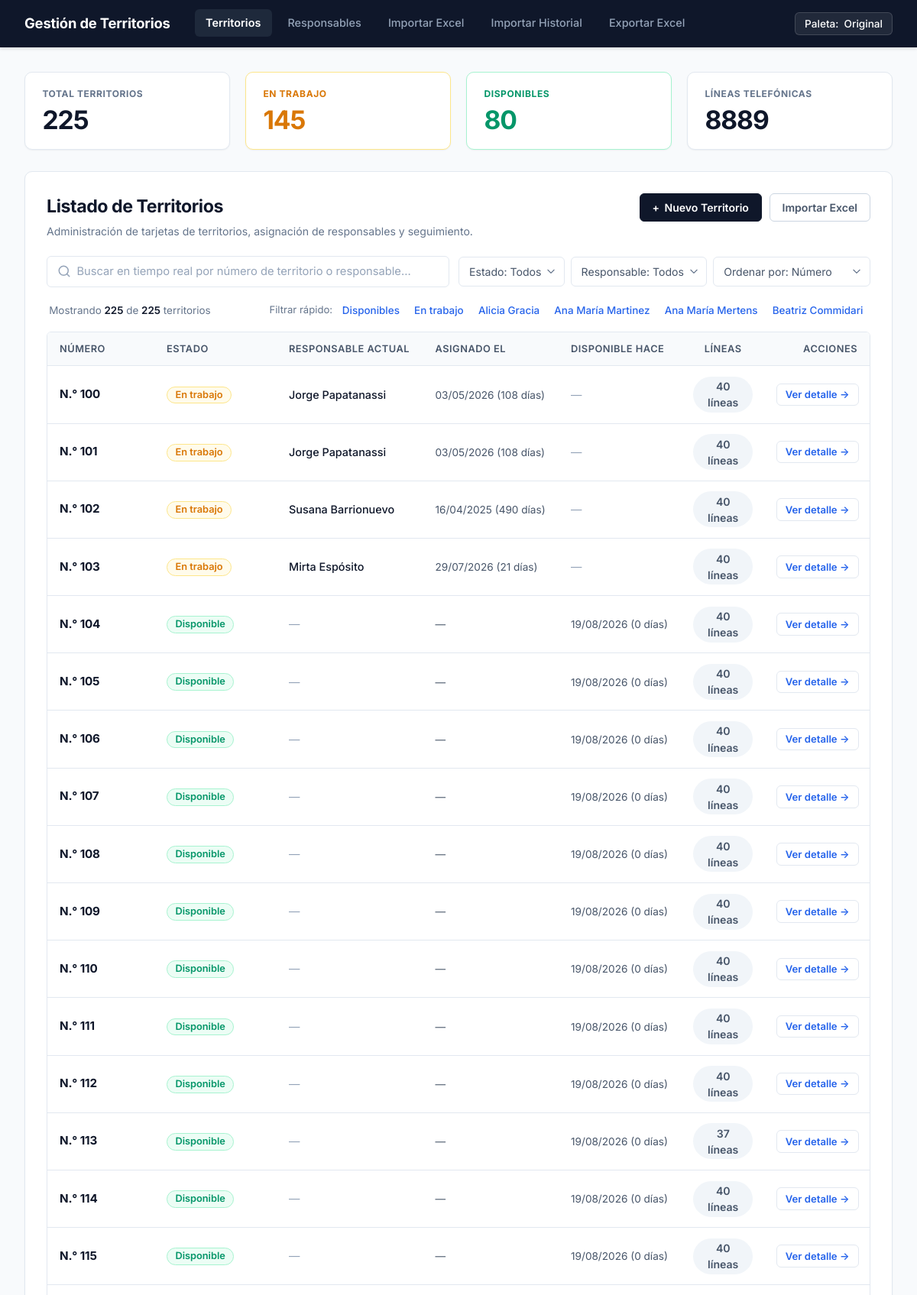
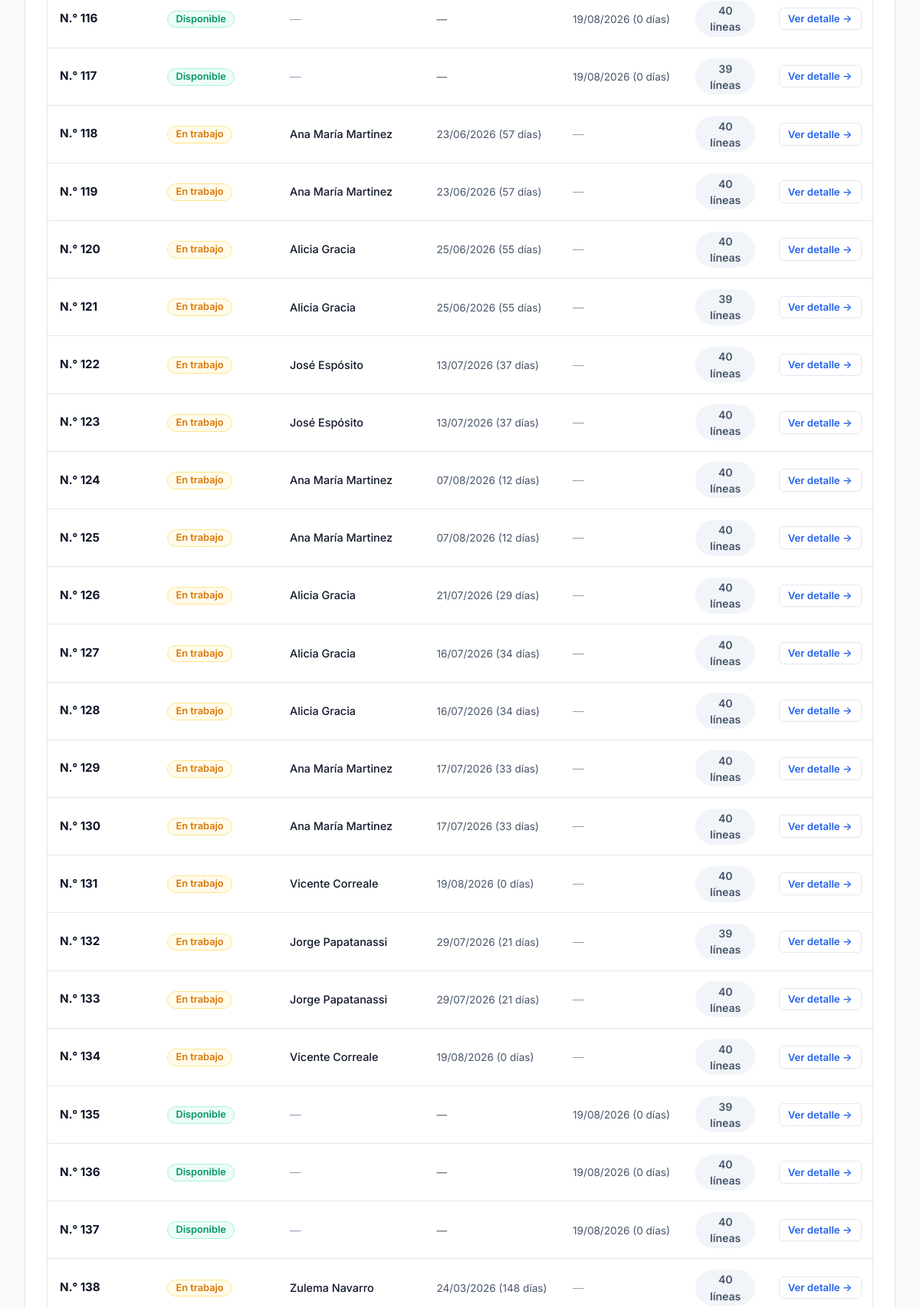
The page / (upper part) on the database its author committed (2 pictures, top to bottom).
### tables this page shows
CREATE TABLE responsables (
    id INTEGER PRIMARY KEY AUTOINCREMENT,
    nombre TEXT NOT NULL,
    activo INTEGER DEFAULT 1 -- 1: activo, 0: inactivo
, telefono TEXT DEFAULT NULL, email TEXT DEFAULT NULL, fecha_alta TEXT DEFAULT NULL);

CREATE TABLE territorios (
    id INTEGER PRIMARY KEY AUTOINCREMENT,
    numero TEXT NOT NULL UNIQUE,
    estado TEXT CHECK(estado IN ('Disponible', 'En trabajo')) DEFAULT 'Disponible'
);

### routes/territorios.py (the view)
    @app.route("/")
    def index():
        q = request.args.get("q", "").strip()
        estado = request.args.get("estado", "").strip()
        responsable_id = request.args.get("responsable_id", "").strip()
        orden = request.args.get("orden", "numero")
        conn = get_connection()
        total_territorios = conn.execute("SELECT COUNT(*) FROM territorios").fetchone()[0]
        total_en_trabajo = conn.execute(
            "SELECT COUNT(*) FROM territorios WHERE estado = 'En trabajo'"
        ).fetchone()[0]
        total_disponibles = conn.execute(
            "SELECT COUNT(*) FROM territorios WHERE estado = 'Disponible'"
        ).fetchone()[0]
        total_lineas = conn.execute("SELECT COUNT(*) FROM registros").fetchone()[0]
        sql = """
            SELECT
                t.id,
                t.numero,
                t.estado,
                r.id AS responsable_id,
                r.nombre AS responsable,
                a.fecha_asignado,
                COUNT(DISTINCT reg.id) AS total_lineas_territorio
            FROM territorios t
            LEFT JOIN asignaciones a
                ON a.territorio_id = t.id AND a.fecha_finalizacion IS NULL
            LEFT JOIN responsables r
                ON r.id = a.responsable_id
            LEFT JOIN registros reg
                ON reg.territorio_id = t.id
            WHERE (t.numero LIKE ? OR r.nombre LIKE ?)
        """
        param_q = f"%{q}%"
        parametros = [param_q, param_q]
        if estado in ("Disponible", "En trabajo"):
            sql += " AND t.estado = ?"
            parametros.append(estado)
        if responsable_id:
            sql += " AND a.responsable_id = ?"
            parametros.append(responsable_id)
        sql += " GROUP BY t.id"
        if orden == "antiguos":
            sql += " ORDER BY (a.fecha_asignado IS NULL), a.fecha_asignado ASC"
        elif orden == "recientes":
            sql += " ORDER BY (a.fecha_asignado IS NULL), a.fecha_asignado DESC"
        elif orden == "lineas":
            sql += " ORDER BY total_lineas_territorio DESC"
        else:
            orden = "numero"
            sql += " ORDER BY CAST(t.numero AS INTEGER), t.numero ASC"
        if orden == "disponibles":
            sql += " ORDER BY CAST(t.numero AS INTEGER), t.numero ASC"
        filas = conn.execute(sql, parametros).fetchall()
        responsables = conn.execute(
            "SELECT id, nombre FROM responsables ORDER BY activo DESC, nombre"
        ).fetchall()
        mapa_ultima_finalizacion = {
            fila["territorio_id"]: fila["fecha"]
            for fila in conn.execute(
                """
                SELECT territorio_id, MAX(fecha_finalizacion) AS fecha
                FROM asignaciones
                WHERE fecha_finalizacion IS NOT NULL
                GROUP BY territorio_id
                """
            ).fetchall()
        }
        mapa_fecha_creacion = {
            fila["territorio_id"]: fila["fecha"]
            for fila in conn.execute(
                """
                SELECT territorio_id, MIN(fecha) AS fecha
                FROM actividad
                WHERE tipo = 'CREACION'
                GROUP BY territorio_id
                """
            ).fetchall()
        }
        conn.close()
        ahora = datetime.now()
        territorios = []
        for fila in filas:
            t = dict(fila)
            if t["estado"] == "En trabajo" and t["fecha_asignado"]:
                try:
                    fecha_dt = datetime.strptime(t["fecha_asignado"], "%Y-%m-%d %H:%M:%S")
                    dias = (ahora - fecha_dt).days
                    plural = "" if dias == 1 else "s"
                    t["asignado_texto"] = f"{fecha_dt.strftime('%d/%m/%Y')} ({dias} día{plural})"
                    t["asignado_dias"] = dias
                except Exception:
                    t["asignado_texto"] = str(t["fecha_asignado"])
                    t["asignado_dias"] = 0
            else:
                t["asignado_texto"] = "—"
                t["asignado_dias"] = -1
            t["disponible_texto"] = "—"
            t["disponible_dias"] = -1
            if t["estado"] == "Disponible":
                fecha_disp = mapa_ultima_finalizacion.get(t["id"]) or mapa_fecha_creacion.get(t["id"])
                if fecha_disp:
                    try:
                        fecha_dt = datetime.strptime(fecha_disp, "%Y-%m-%d %H:%M:%S")
                        dias = (ahora - fecha_dt).days
                        plural = "" if dias == 1 else "s"
                        t["disponible_texto"] = f"{fecha_dt.strftime('%d/%m/%Y')} ({dias} día{plural})"
                        t["disponible_dias"] = dias
                    except Exception:
                        pass
            territorios.append(t)
        if orden == "disponibles":
            territorios.sort(
                key=lambda t: (t["disponible_dias"] == -1, -t["disponible_dias"])
            )
        return render_template(
            "index.html",
            territorios=territorios,
            q=q,
            estado=estado,
            responsable_id=responsable_id,
            orden=orden,
            responsables=responsables,
            total_territorios=total_territorios,
            total_en_trabajo=total_en_trabajo,
            total_disponibles=total_disponibles,
            total_lineas=total_lineas,
        )

### database.py (called while the page is built)
def get_connection():
    conn = sqlite3.connect(DATABASE)
    conn.row_factory = sqlite3.Row
    conn.execute("PRAGMA foreign_keys = ON")
    return conn

### templates/index.html (shortened to what this page needs)
{% extends "base.html" %}
{% block content %}
<section class="kpi-grid">
    <div class="kpi-card kpi-total">
        <span class="kpi-label">TOTAL TERRITORIOS</span>
        <span class="kpi-value" id="kpi-total-val">{{ total_territorios }}</span>
    </div>
    <div class="kpi-card kpi-en-trabajo">
        <span class="kpi-label">EN TRABAJO</span>
        <span class="kpi-value" id="kpi-trabajo-val">{{ total_en_trabajo }}</span>
    </div>
    <div class="kpi-card kpi-disponibles">
        <span class="kpi-label">DISPONIBLES</span>
        <span class="kpi-value" id="kpi-disp-val">{{ total_disponibles }}</span>
    </div>
    <div class="kpi-card kpi-lineas">
        <span class="kpi-label">LÍNEAS TELEFÓNICAS</span>
        <span class="kpi-value" id="kpi-lineas-val">{{ total_lineas }}</span>
    </div>
</section>
<section class="main-card">
    <div class="main-card-header">
        <div class="header-titles">
            <h2 class="card-title">Listado de Territorios</h2>
            <p class="card-subtitle">Administración de tarjetas de territorios, asignación de responsables y seguimiento.</p>
        </div>
        <div class="header-actions">
            <button type="button" class="btn btn-primary" id="btn-nuevo-territorio">
                <span class="btn-icon">+</span> Nuevo Territorio
            </button>
            <a href="{{ url_for('importar_excel_view') }}" class="btn btn-outline">
                Importar Excel
            </a>
        </div>
    </div>
    <div class="filtros-container">
        <div class="search-input-wrapper">
            <input
                type="text"
                id="input-buscador-territorios"
                class="search-input"
                placeholder="Buscar en tiempo real por número de territorio o responsable..."
                value="{{ q }}"
                autocomplete="off"
            >
        </div>
        <div class="selects-filtros">
            <select id="filtro-estado" class="select-filtro">
                <option value="" {% if not estado %}selected{% endif %}>Estado: Todos</option>
            </select>
            <select id="filtro-responsable" class="select-filtro">
                <option value="" {% if not responsable_id %}selected{% endif %}>Responsable: Todos</option>
            </select>
            <select id="filtro-orden" class="select-filtro">
                <option value="numero" {% if orden == 'numero' %}selected{% endif %}>Ordenar por: Número</option>
            </select>
        </div>
    </div>
    <div class="sub-filtros-bar">
        <div class="contador-mostrando" id="contador-mostrando-txt">
            Mostrando <strong id="num-mostrados">{{ territorios|length }}</strong> de <strong>{{ total_territorios }}</strong> territorios
        </div>
        <div class="filtros-rapidos">
            <span class="filtros-rapidos-label">Filtrar rápido:</span>
            <div class="chips-list">
                <button type="button" class="chip-tag" data-tag-estado="Disponible">Disponibles</button>
                <button type="button" class="chip-tag" data-tag-estado="En trabajo">En trabajo</button>
                {% for r in responsables[:4] %}
                    <button type="button" class="chip-tag chip-resp" data-tag="{{ r.nombre }}">{{ r.nombre }}</button>
                {% endfor %}
            </div>
        </div>
    </div>
    <div class="table-responsive">
        <table class="tabla-moderna tabla-territorios" id="tabla-territorios">
            <thead>
                <tr>
                    <th style="width: 140px;">Número</th>
                    <th style="width: 160px;">Estado</th>
                    <th>Responsable actual</th>
                    <th>Asignado el</th>
                    <th>Disponible hace</th>
                    <th style="width: 110px; text-align: center;">Líneas</th>
                    <th style="width: 140px; text-align: right;">Acciones</th>
                </tr>
            </thead>
            <tbody id="tbody-territorios">
                {% for t in territorios %}
                <tr
                    class="fila-territorio"
                    data-id="{{ t.id }}"
                    data-numero="{{ t.numero }}"
                    data-estado="{{ t.estado }}"
                    data-responsable-id="{{ t.responsable_id or '' }}"
                    data-responsable-nombre="{{ (t.responsable or '')|lower }}"
                    data-dias="{{ t.asignado_dias }}"
                    data-disponible-dias="{{ t.disponible_dias }}"
                    data-lineas="{{ t.total_lineas_territorio }}"
                    data-search="{{ t.numero|lower }} {{ (t.responsable or '')|lower }} {{ t.estado|lower }}"
                >
                    <td class="col-numero">
                        <span class="territorio-badge-num">N.° {{ t.numero }}</span>
                    </td>
                    <td class="col-estado">
                        <span class="badge {{ 'badge-en-trabajo' if t.estado == 'En trabajo' else 'badge-disponible' }}">
                            {{ t.estado }}
                        </span>
                    </td>
                    <td class="col-resp">
                        {% if t.responsable %}
                            <span class="resp-nombre">{{ t.responsable }}</span>
                        {% else %}
                            <span class="text-muted">—</span>
                        {% endif %}
                    </td>
                    <td class="col-fecha">
                        <span class="fecha-txt">{{ t.asignado_texto }}</span>
                    </td>
                    <td class="col-disponible-hace">
                        {% if t.disponible_dias >= 0 %}
                            <span class="fecha-txt {% if t.disponible_dias >= 60 %}texto-alerta{% endif %}">{{ t.disponible_texto }}</span>
                        {% else %}
                            <span class="text-muted">—</span>
                        {% endif %}
                    </td>
                    <td class="col-lineas" style="text-align: center;">
                        <span class="lineas-count">{{ t.total_lineas_territorio }} líneas</span>
                    </td>
                    <td class="col-acciones" style="text-align: right;">
                        <a href="{{ url_for('territorio_detalle', territorio_id=t.id) }}" class="btn btn-sm btn-outline btn-action-view">
                            Ver detalle &rarr;
                        </a>
                    </td>
                </tr>
                {% endfor %}
            </tbody>
        </table>
    </div>
</section>
{% endblock %}

### rows shown on the page
responsables: nombre "Alicia Gracia"
responsables: nombre "Ana María Martinez"
responsables: nombre "Ana María Mertens"
responsables: nombre "Beatriz Commidari"
territorios: numero "100", estado "En trabajo", responsable "Jorge Papatanassi", asignado_texto "03/05/2026 (108 días)", total_lineas_territorio "40"
territorios: numero "101", estado "En trabajo", responsable "Jorge Papatanassi", asignado_texto "03/05/2026 (108 días)", total_lineas_territorio "40"
territorios: numero "102", estado "En trabajo", responsable "Susana Barrionuevo", asignado_texto "16/04/2025 (490 días)", total_lineas_territorio "40"
territorios: numero "103", estado "En trabajo", responsable "Mirta Espósito", asignado_texto "29/07/2026 (21 días)", total_lineas_territorio "40"
territorios: numero "104", estado "Disponible", asignado_texto "—", disponible_texto "19/08/2026 (0 días)", total_lineas_territorio "40"
territorios: numero "105", estado "Disponible", asignado_texto "—", disponible_texto "19/08/2026 (0 días)", total_lineas_territorio "40"
territorios: numero "106", estado "Disponible", asignado_texto "—", disponible_texto "19/08/2026 (0 días)", total_lineas_territorio "40"
territorios: numero "107", estado "Disponible", asignado_texto "—", disponible_texto "19/08/2026 (0 días)", total_lineas_territorio "40"
territorios: numero "108", estado "Disponible", asignado_texto "—", disponible_texto "19/08/2026 (0 días)", total_lineas_territorio "40"
territorios: numero "109", estado "Disponible", asignado_texto "—", disponible_texto "19/08/2026 (0 días)", total_lineas_territorio "40"
territorios: numero "110", estado "Disponible", asignado_texto "—", disponible_texto "19/08/2026 (0 días)", total_lineas_territorio "40"
territorios: numero "111", estado "Disponible", asignado_texto "—", disponible_texto "19/08/2026 (0 días)", total_lineas_territorio "40"
territorios: numero "112", estado "Disponible", asignado_texto "—", disponible_texto "19/08/2026 (0 días)", total_lineas_territorio "40"
territorios: numero "113", estado "Disponible", asignado_texto "—", disponible_texto "19/08/2026 (0 días)", total_lineas_territorio "37"
territorios: numero "114", estado "Disponible", asignado_texto "—", disponible_texto "19/08/2026 (0 días)", total_lineas_territorio "40"
territorios: numero "115", estado "Disponible", asignado_texto "—", disponible_texto "19/08/2026 (0 días)", total_lineas_territorio "40"
territorios: numero "116", estado "Disponible", asignado_texto "—", disponible_texto "19/08/2026 (0 días)", total_lineas_territorio "40"
territorios: numero "117", estado "Disponible", asignado_texto "—", disponible_texto "19/08/2026 (0 días)", total_lineas_territorio "39"
territorios: numero "118", estado "En trabajo", responsable "Ana María Martinez", asignado_texto "23/06/2026 (57 días)", total_lineas_territorio "40"
territorios: numero "119", estado "En trabajo", responsable "Ana María Martinez", asignado_texto "23/06/2026 (57 días)", total_lineas_territorio "40"
territorios: numero "120", estado "En trabajo", responsable "Alicia Gracia", asignado_texto "25/06/2026 (55 días)", total_lineas_territorio "40"
territorios: numero "121", estado "En trabajo", responsable "Alicia Gracia", asignado_texto "25/06/2026 (55 días)", total_lineas_territorio "39"
territorios: numero "122", estado "En trabajo", responsable "José Espósito", asignado_texto "13/07/2026 (37 días)", total_lineas_territorio "40"
territorios: numero "123", estado "En trabajo", responsable "José Espósito", asignado_texto "13/07/2026 (37 días)", total_lineas_territorio "40"
territorios: numero "124", estado "En trabajo", responsable "Ana María Martinez", asignado_texto "07/08/2026 (12 días)", total_lineas_territorio "40"
territorios: numero "125", estado "En trabajo", responsable "Ana María Martinez", asignado_texto "07/08/2026 (12 días)", total_lineas_territorio "40"
territorios: numero "126", estado "En trabajo", responsable "Alicia Gracia", asignado_texto "21/07/2026 (29 días)", total_lineas_territorio "40"
territorios: numero "127", estado "En trabajo", responsable "Alicia Gracia", asignado_texto "16/07/2026 (34 días)", total_lineas_territorio "40"
territorios: numero "128", estado "En trabajo", responsable "Alicia Gracia", asignado_texto "16/07/2026 (34 días)", total_lineas_territorio "40"
territorios: numero "129", estado "En trabajo", responsable "Ana María Martinez", asignado_texto "17/07/2026 (33 días)", total_lineas_territorio "40"
territorios: numero "130", estado "En trabajo", responsable "Ana María Martinez", asignado_texto "17/07/2026 (33 días)", total_lineas_territorio "40"
territorios: numero "131", estado "En trabajo", responsable "Vicente Correale", asignado_texto "19/08/2026 (0 días)", total_lineas_territorio "40"
territorios: numero "132", estado "En trabajo", responsable "Jorge Papatanassi", asignado_texto "29/07/2026 (21 días)", total_lineas_territorio "39"
territorios: numero "133", estado "En trabajo", responsable "Jorge Papatanassi", asignado_texto "29/07/2026 (21 días)", total_lineas_territorio "40"
territorios: numero "134", estado "En trabajo", responsable "Vicente Correale", asignado_texto "19/08/2026 (0 días)", total_lineas_territorio "40"
territorios: numero "135", estado "Disponible", asignado_texto "—", disponible_texto "19/08/2026 (0 días)", total_lineas_territorio "39"
territorios: numero "136", estado "Disponible", asignado_texto "—", disponible_texto "19/08/2026 (0 días)", total_lineas_territorio "40"
territorios: numero "137", estado "Disponible", asignado_texto "—", disponible_texto "19/08/2026 (0 días)", total_lineas_territorio "40"
territorios: numero "138", estado "En trabajo", responsable "Zulema Navarro", asignado_texto "24/03/2026 (148 días)", total_lineas_territorio "40"

### other values the page prints
{{ total_territorios }} "225"
{{ total_en_trabajo }} "145"
{{ total_disponibles }} "80"
{{ total_lineas }} "8889"
{{ territorios|length }} "225"
